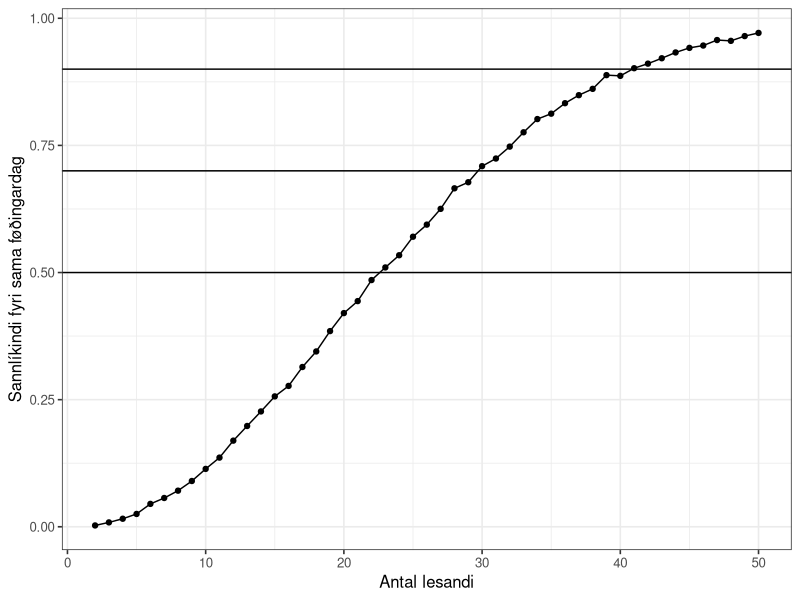
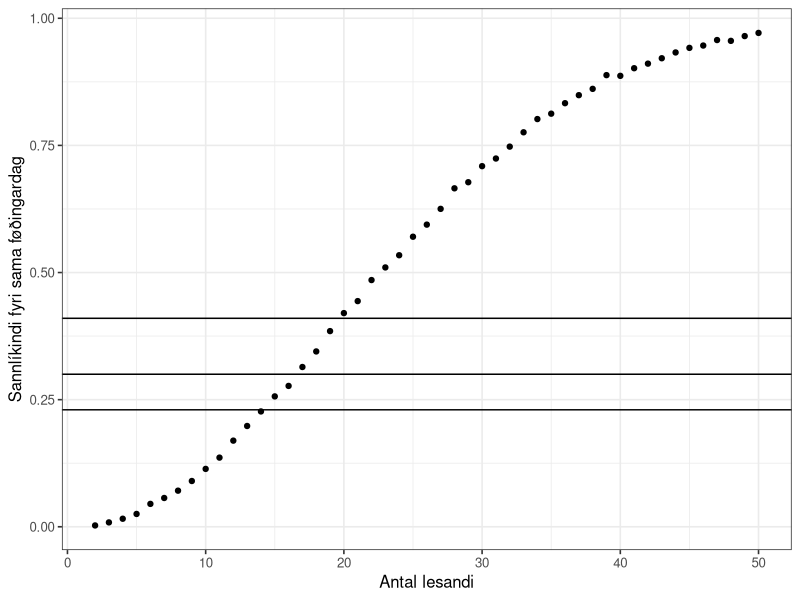
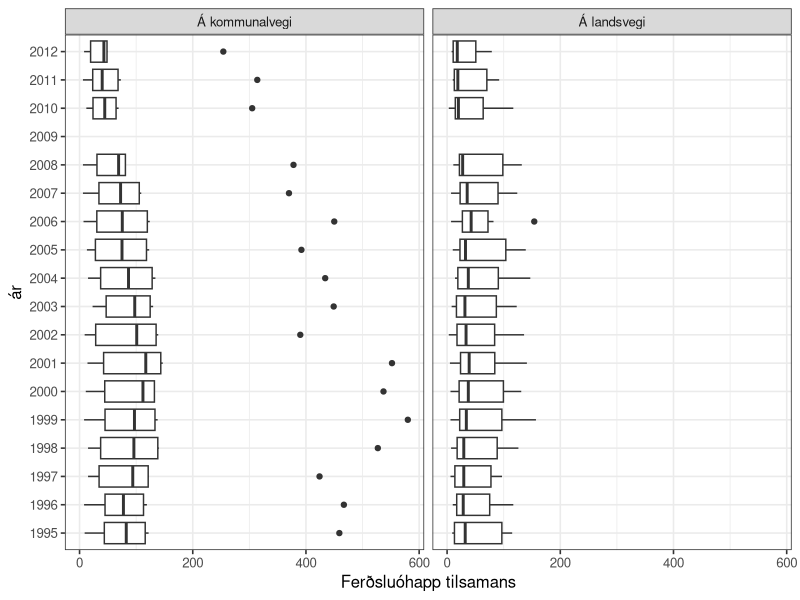
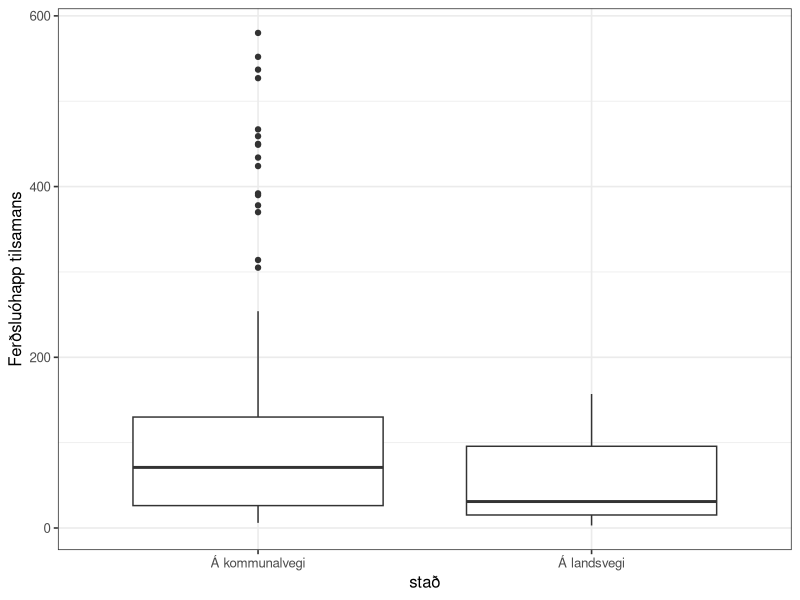
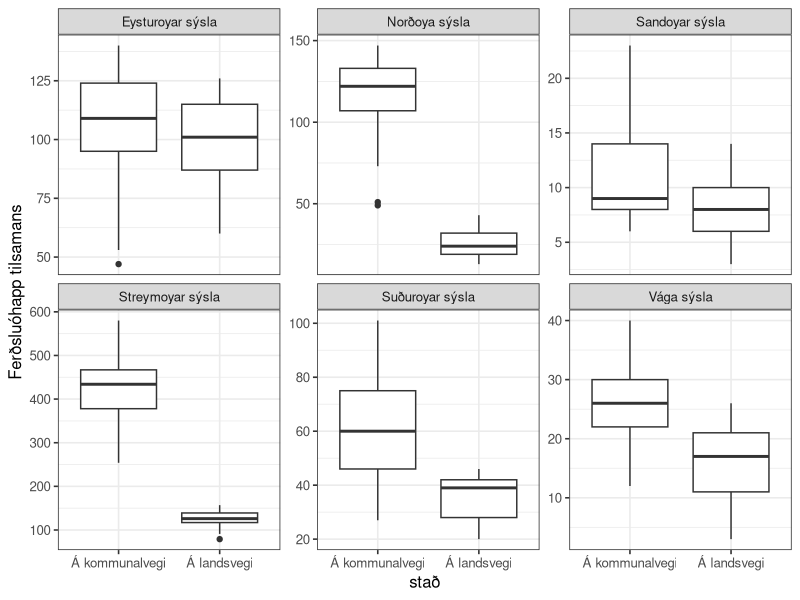
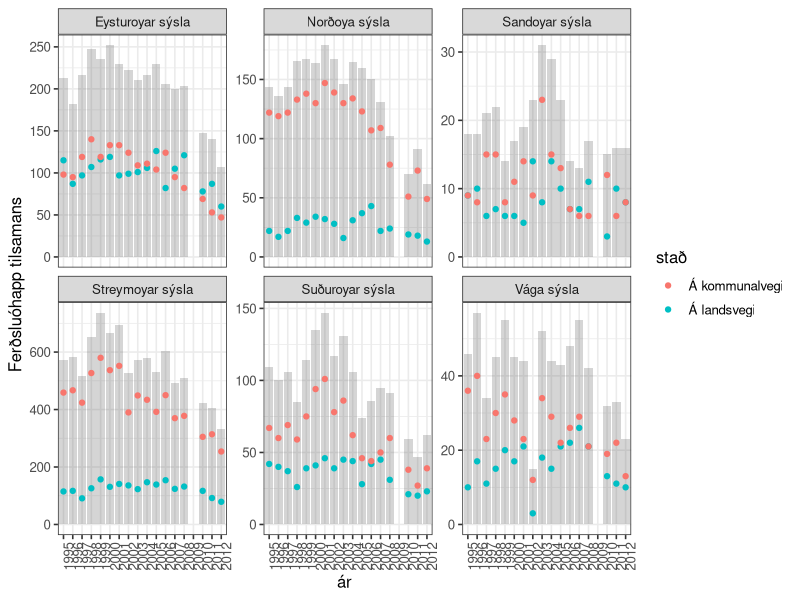
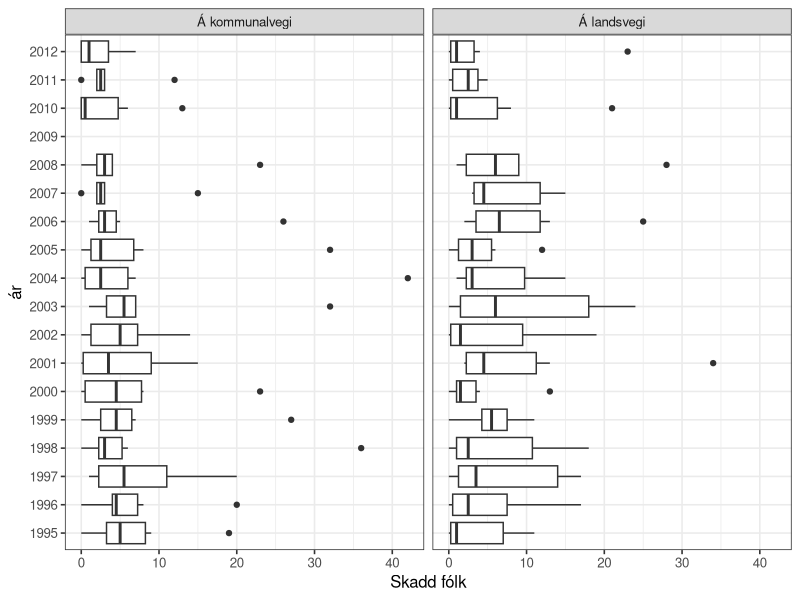
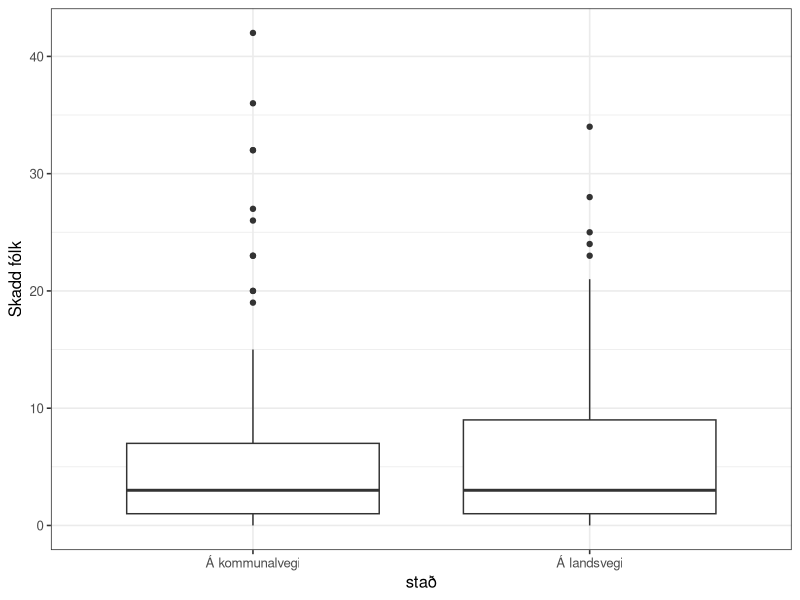

R code for these plots, in order:
## ---- chunk 1
knitr::opts_chunk$set(echo = TRUE)

options(dplyr.summarise.inform = FALSE)
library(tidyverse)

# set theme used for plotting
theme_set(theme_bw(base_size = 12))

## ---- chunk 2
n_lesandi <- 2:10
roynd_nr <- 1:2

sama_fdag <- crossing(n_lesandi, roynd_nr)
sama_fdag
## ---- chunk 3
sama_fdag <- mutate(
  sama_fdag,
  fdag = map(n_lesandi, ~ sample(365, ., replace = TRUE))
  )
sama_fdag
## ---- chunk 4
# Ein listi av integers
str(sama_fdag$fdag)
## ---- chunk 5


sama_fdag <- mutate(sama_fdag, nakar_sdag = map_lgl(fdag, ~ any(duplicated(.x))))
sama_fdag

## ---- chunk 6
p_samadag <- sama_fdag %>%
  group_by(n_lesandi) %>%
  summarise(p_sdag = mean(nakar_sdag))

p_samadag
## ---- chunk 7

p_samadag <-
  crossing(n_lesandi = 2:10, roynd_nr = 1:2) %>%
  mutate(.,
  fdag = map(n_lesandi, ~sample(365, ., replace = TRUE))
  ) %>%
  mutate(., nakar_sdag = map_lgl(fdag, ~any(duplicated(.x)))) %>%
  group_by(n_lesandi) %>%
  summarize(p_sdag = mean(nakar_sdag))
  
p_samadag
## ---- chunk 8

n_lesandi <- 2:50

p_samadag <-
  crossing(n_lesandi, roynd_nr) %>%
  mutate(.,
  fdag = map(n_lesandi, ~sample(365, ., replace = TRUE))
  ) %>%
  mutate(., nakar_sdag = map_lgl(fdag, ~any(duplicated(.x)))) %>%
  group_by(n_lesandi) %>%
  summarize(p_sdag = mean(nakar_sdag))
  
p_samadag

## ---- chunk 9
roynd_nr <- 1:5000
p_samadag <-
  crossing(n_lesandi, roynd_nr) %>%
  mutate(.,
  fdag = map(n_lesandi, ~sample(365, ., replace = TRUE))
  ) %>%
  mutate(., nakar_sdag = map_lgl(fdag, ~any(duplicated(.x)))) %>%
  group_by(n_lesandi) %>%
  summarize(p_sdag = mean(nakar_sdag))
  
p_samadag
## ---- chunk 10
ggplot(p_samadag, aes(x = n_lesandi, y = p_sdag)) +
  geom_point() +
  geom_line() +
  xlab("Antal lesandi") +
  ylab("Sannlíkindi fyri sama føðingardag") +
  geom_hline(yintercept = 0.5) +
  geom_hline(yintercept = 0.7) +
  geom_hline(yintercept = 0.9)
## ---- chunk 11
p_samadag <- p_samadag %>%
  mutate(n_ymisk = map(n_lesandi, ~prod(365:(365 - . + 1))) %>% unlist,
         n_total = 365^n_lesandi,
         p_teori = 1 - (n_ymisk/n_total)
  )

p_samadag
## ---- chunk 12
p_samadag <- p_samadag %>% 
  mutate(p_bday = map_dbl(n_lesandi, ~pbirthday(., classes = 365, coincident = 2)))

p_samadag
## ---- chunk 13
ggplot(p_samadag, aes(x = n_lesandi, y = p_sdag)) +
  geom_point() +
  geom_hline(yintercept = qbirthday(prob = 0.5, classes = 365, coincident = 2) / 100) +
  geom_hline(yintercept = qbirthday(prob = 0.7, classes = 365, coincident = 2) / 100) +
  geom_hline(yintercept = qbirthday(prob = 0.9, classes = 365, coincident = 2) / 100) +
  xlab("Antal lesandi") +
  ylab("Sannlíkindi fyri sama føðingardag")

## ---- chunk 14

## ---- chunk 15
n_lesandi_50 = pbirthday(50, classes = 365, coincident = 2)
n_lesandi_50

n_lesandi_80 = pbirthday(80, classes = 365, coincident = 2)
n_lesandi_80
## ---- chunk 16
n_lesandi = seq(5, 700, 5)
roynd_nr = 1:100

p_maxsdag <- NULL

p_maxsdag <- crossing(n_lesandi, roynd_nr) %>%
  mutate(
    fdag = map(n_lesandi, ~sample(365, ., replace = TRUE)),
    `>= 2` = map_int(fdag, ~any(duplicated(.x))),
    #max_sdag = max(table(fdag)),
    max_sdag = map_int(fdag, function(x) max(table(x))),
    #max_sdag = as.numeric(tail(sort(table(fdag)), 1)),
    `== 2` = max_sdag == 2,
    `== 3` = max_sdag == 3,
    `== 4` = max_sdag == 4,
    `== 5` = max_sdag == 5,
  )

p_maxsdag
## ---- chunk 17

## ---- chunk 18

## ---- chunk 19

## ---- chunk 20

## ---- chunk 21

## ---- chunk 22

## ---- chunk 23
ferdslu_ohapp <- read_csv("ferdslu_ohapp.csv")
ferdslu_ohapp
## ---- chunk 24
ferdslu_ohapp <- read_csv("ferdslu_ohapp.csv", skip = 1, na = "..")
ferdslu_ohapp
## ---- chunk 25
ferdslu_ohapp <- ferdslu_ohapp %>%
  mutate(across(everything(), ~ str_replace(., "-", "0")))
ferdslu_ohapp
## ---- chunk 26
ferdslu_ohapp <- pivot_longer(ferdslu_ohapp, cols = '1995':'2012',
                   names_to = "ár", values_to = "n", values_transform = list(n = as.integer))

ferdslu_ohapp

#ferdslu_ohapp$n <- as.integer(ferdslu_ohapp$n)

## ---- chunk 27

ferdslu_ohapp <- pivot_wider(ferdslu_ohapp, names_from = slag, values_from = n)


ferdslu_ohapp
## ---- chunk 28

ggplot(ferdslu_ohapp) +
  geom_boxplot(aes(x = `Ferðsluóhapp tilsamans`, y = ár), na.rm = TRUE) +
  facet_wrap(~stað)

## ---- chunk 29
df <- ferdslu_ohapp %>%
  filter(`Ferðsluóhapp tilsamans` > 150) 
df
## ---- chunk 30

ggplot(data = ferdslu_ohapp) +
  geom_boxplot(aes(x = stað, y = `Ferðsluóhapp tilsamans`), na.rm = TRUE)

## ---- chunk 31

ggplot(data = ferdslu_ohapp) +
  geom_boxplot(aes(x = stað, y = `Ferðsluóhapp tilsamans`), na.rm = TRUE) +
  facet_wrap(~sýsla, scales = "free_y")
  
  

## ---- chunk 32

ggplot(ferdslu_ohapp) +
  geom_bar(aes(x = ár, y = `Ferðsluóhapp tilsamans`), alpha = 0.25, stat = "Identity", na.rm = TRUE) +
  geom_point(aes(x = ár, y = `Ferðsluóhapp tilsamans`, colour = stað), na.rm = TRUE) +
  facet_wrap(~sýsla, scales = "free_y") +
  theme(axis.text.x = element_text(angle = 90))

## ---- chunk 33
ggplot(ferdslu_ohapp, aes(x = `Skadd fólk`, y = `ár`)) +
  geom_boxplot(na.rm = TRUE) +
  facet_wrap(~ `stað`)

## ---- chunk 34
ggplot(ferdslu_ohapp, aes(x = `stað`, y = `Skadd fólk`)) +
  geom_boxplot(na.rm = TRUE)
## ---- chunk 35
ggplot(ferdslu_ohapp, aes(x = `stað`, y = `Skadd fólk`)) +
  geom_boxplot(na.rm = TRUE) +
  facet_wrap(~ `sýsla`, scales = "free_y")
## ---- chunk 36
ggplot(ferdslu_ohapp, aes(x = `stað`, y = `Skadd fólk` / `Ferðsluóhapp tilsamans`)) +
  geom_boxplot(na.rm = TRUE) +
  facet_wrap(~ `sýsla`, scales = "free_y")
## ---- chunk 37
ggplot(ferdslu_ohapp) +
  geom_boxplot(aes(x = `Skadd fólk`/`Ferðsluóhapp tilsamans`, y = `stað`), color = "red", na.rm = TRUE) +
  geom_violin(aes(x = `Skadd fólk`/`Ferðsluóhapp tilsamans`, y = `stað`), alpha = 0.25, na.rm = TRUE) +
  geom_boxplot(aes(x = `Skadd fólk` / `Ferðsluóhapp tilsamans`, y = `sýsla`), color = "blue", na.rm = TRUE) +
  geom_violin(aes(x = `Skadd fólk` / `Ferðsluóhapp tilsamans`, y = `sýsla`), alpha = 0.25, na.rm = TRUE)
## ---- chunk 38
ophapp_yvirlit <- ferdslu_ohapp %>% 
  filter(`ár` != "2009") %>%
  group_by(`stað`) %>%
  summarise(
    n = n(),
    n_ohapp = sum(`Ferðsluóhapp tilsamans`),
    n_skadd = sum(`Skadd fólk`),
    p_skadd = n_skadd / n_ohapp
  )

ophapp_yvirlit
## ---- chunk 39
t.test(ophapp_yvirlit$p_skadd, conf.level = .95)$conf.int
## ---- chunk 40

## ---- chunk 41

## ---- chunk 42

## ---- chunk 43

## ---- chunk 44

## ---- chunk 45

## ---- chunk 46

## ---- chunk 47
